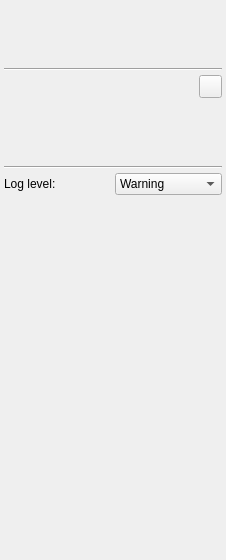
<?xml version="1.0" encoding="UTF-8"?>
<ui version="4.0">
 <class>ConfigurationToolbox</class>
 <widget class="QWidget" name="ConfigurationToolbox">
  <property name="geometry">
   <rect>
    <x>0</x>
    <y>0</y>
    <width>226</width>
    <height>560</height>
   </rect>
  </property>
  <property name="sizePolicy">
   <sizepolicy hsizetype="Fixed" vsizetype="Preferred">
    <horstretch>0</horstretch>
    <verstretch>0</verstretch>
   </sizepolicy>
  </property>
  <property name="minimumSize">
   <size>
    <width>226</width>
    <height>560</height>
   </size>
  </property>
  <property name="maximumSize">
   <size>
    <width>226</width>
    <height>16777215</height>
   </size>
  </property>
  <property name="windowTitle">
   <string>Configuration</string>
  </property>
  <layout class="QGridLayout" name="gridLayout">
   <property name="margin">
    <number>4</number>
   </property>
   <property name="spacing">
    <number>4</number>
   </property>
   <item row="0" column="0">
    <widget class="QWidget" name="deviceSetSelectionWidget" native="true">
     <property name="minimumSize">
      <size>
       <width>0</width>
       <height>48</height>
      </size>
     </property>
    </widget>
   </item>
   <item row="1" column="0">
    <spacer name="verticalSpacer_9">
     <property name="orientation">
      <enum>Qt::Vertical</enum>
     </property>
     <property name="sizeType">
      <enum>QSizePolicy::Fixed</enum>
     </property>
     <property name="sizeHint" stdset="0">
      <size>
       <width>158</width>
       <height>12</height>
      </size>
     </property>
    </spacer>
   </item>
   <item row="2" column="0">
    <widget class="Line" name="line">
     <property name="orientation">
      <enum>Qt::Horizontal</enum>
     </property>
    </widget>
   </item>
   <item row="3" column="0">
    <layout class="QHBoxLayout" name="horizontalLayout">
     <property name="spacing">
      <number>4</number>
     </property>
     <item>
      <spacer name="horizontalSpacer">
       <property name="orientation">
        <enum>Qt::Horizontal</enum>
       </property>
       <property name="sizeHint" stdset="0">
        <size>
         <width>40</width>
         <height>20</height>
        </size>
       </property>
      </spacer>
     </item>
     <item>
      <widget class="QPushButton" name="pushButton_PopOut">
       <property name="minimumSize">
        <size>
         <width>23</width>
         <height>23</height>
        </size>
       </property>
       <property name="maximumSize">
        <size>
         <width>23</width>
         <height>23</height>
        </size>
       </property>
       <property name="toolTip">
        <string>Pop out (or back) tool state window</string>
       </property>
       <property name="text">
        <string/>
       </property>
       <property name="icon">
        <iconset resource="../../CommonWidgets/CommonWidgets.qrc">
         <normaloff>:/icons/Resources/icon_PopOut.png</normaloff>:/icons/Resources/icon_PopOut.png</iconset>
       </property>
       <property name="checkable">
        <bool>true</bool>
       </property>
      </widget>
     </item>
    </layout>
   </item>
   <item row="4" column="0">
    <widget class="QWidget" name="toolStateDisplayWidget" native="true">
     <property name="minimumSize">
      <size>
       <width>0</width>
       <height>48</height>
      </size>
     </property>
    </widget>
   </item>
   <item row="9" column="0">
    <spacer name="verticalSpacer">
     <property name="orientation">
      <enum>Qt::Vertical</enum>
     </property>
     <property name="sizeHint" stdset="0">
      <size>
       <width>20</width>
       <height>497</height>
      </size>
     </property>
    </spacer>
   </item>
   <item row="8" column="0">
    <layout class="QHBoxLayout" name="horizontalLayout_2">
     <item>
      <widget class="QLabel" name="labelLogLevel">
       <property name="sizePolicy">
        <sizepolicy hsizetype="Preferred" vsizetype="Preferred">
         <horstretch>0</horstretch>
         <verstretch>0</verstretch>
        </sizepolicy>
       </property>
       <property name="text">
        <string>Log level:</string>
       </property>
      </widget>
     </item>
     <item>
      <widget class="QComboBox" name="comboBox_LogLevel">
       <property name="sizePolicy">
        <sizepolicy hsizetype="Preferred" vsizetype="Fixed">
         <horstretch>0</horstretch>
         <verstretch>0</verstretch>
        </sizepolicy>
       </property>
       <property name="toolTip">
        <string>Level of log entries that are displayed</string>
       </property>
       <property name="currentIndex">
        <number>1</number>
       </property>
       <item>
        <property name="text">
         <string>Error</string>
        </property>
       </item>
       <item>
        <property name="text">
         <string>Warning</string>
        </property>
       </item>
       <item>
        <property name="text">
         <string>Info</string>
        </property>
       </item>
       <item>
        <property name="text">
         <string>Debug</string>
        </property>
       </item>
       <item>
        <property name="text">
         <string>Trace</string>
        </property>
       </item>
      </widget>
     </item>
    </layout>
   </item>
   <item row="6" column="0">
    <widget class="Line" name="line_2">
     <property name="orientation">
      <enum>Qt::Horizontal</enum>
     </property>
    </widget>
   </item>
   <item row="5" column="0">
    <spacer name="verticalSpacer_2">
     <property name="orientation">
      <enum>Qt::Vertical</enum>
     </property>
     <property name="sizeType">
      <enum>QSizePolicy::Fixed</enum>
     </property>
     <property name="sizeHint" stdset="0">
      <size>
       <width>20</width>
       <height>12</height>
      </size>
     </property>
    </spacer>
   </item>
  </layout>
 </widget>
 <resources>
  <include location="../../CommonWidgets/CommonWidgets.qrc"/>
 </resources>
 <connections/>
</ui>
